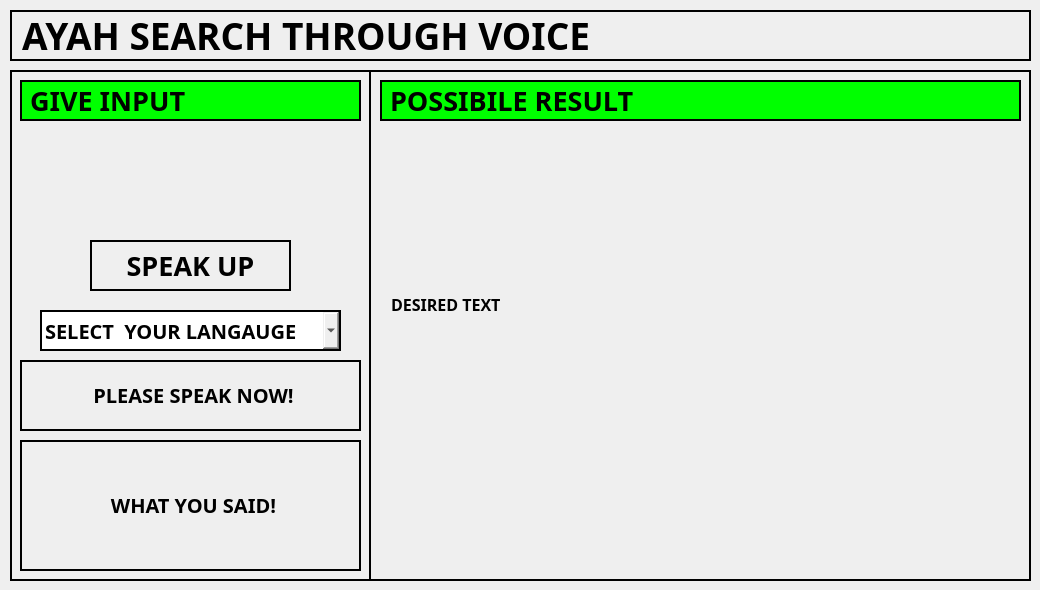
    <widget class="QWidget" name="page_4">
     <widget class="QLabel" name="label_3">
      <property name="geometry">
       <rect>
        <x>10</x>
        <y>10</y>
        <width>1021</width>
        <height>51</height>
       </rect>
      </property>
      <property name="font">
       <font>
        <family>Bahnschrift Condensed</family>
        <pointsize>28</pointsize>
        <weight>75</weight>
        <bold>true</bold>
       </font>
      </property>
      <property name="styleSheet">
       <string notr="true">border:2px solid black;</string>
      </property>
      <property name="text">
       <string>AYAH SEARCH THROUGH VOICE</string>
      </property>
     </widget>
     <widget class="QFrame" name="frame_3">
      <property name="geometry">
       <rect>
        <x>10</x>
        <y>70</y>
        <width>1021</width>
        <height>511</height>
       </rect>
      </property>
      <property name="styleSheet">
       <string notr="true">border:2px solid;</string>
      </property>
      <property name="frameShape">
       <enum>QFrame::StyledPanel</enum>
      </property>
      <property name="frameShadow">
       <enum>QFrame::Raised</enum>
      </property>
      <widget class="QFrame" name="frame_4">
       <property name="geometry">
        <rect>
         <x>0</x>
         <y>0</y>
         <width>361</width>
         <height>511</height>
        </rect>
       </property>
       <property name="styleSheet">
        <string notr="true">border:2px solid;</string>
       </property>
       <property name="frameShape">
        <enum>QFrame::StyledPanel</enum>
       </property>
       <property name="frameShadow">
        <enum>QFrame::Raised</enum>
       </property>
       <widget class="QLabel" name="label_14">
        <property name="geometry">
         <rect>
          <x>10</x>
          <y>10</y>
          <width>341</width>
          <height>41</height>
         </rect>
        </property>
        <property name="font">
         <font>
          <family>Bahnschrift Condensed</family>
          <pointsize>20</pointsize>
          <weight>75</weight>
          <bold>true</bold>
         </font>
        </property>
        <property name="styleSheet">
         <string notr="true">border:2px solid black;
background-color: rgb(0, 255, 0);</string>
        </property>
        <property name="text">
         <string>GIVE INPUT </string>
        </property>
       </widget>
       <widget class="QLabel" name="ayah_speak">
        <property name="geometry">
         <rect>
          <x>10</x>
          <y>290</y>
          <width>341</width>
          <height>71</height>
         </rect>
        </property>
        <property name="font">
         <font>
          <family>Bahnschrift</family>
          <pointsize>15</pointsize>
          <weight>75</weight>
          <bold>true</bold>
         </font>
        </property>
        <property name="styleSheet">
         <string notr="true"/>
        </property>
        <property name="text">
         <string>&lt;html&gt;&lt;head/&gt;&lt;body&gt;&lt;p align=&quot;center&quot;&gt;PLEASE SPEAK NOW!&lt;/p&gt;&lt;/body&gt;&lt;/html&gt;</string>
        </property>
       </widget>
       <widget class="QLabel" name="ayah_what_you_said">
        <property name="geometry">
         <rect>
          <x>10</x>
          <y>370</y>
          <width>341</width>
          <height>131</height>
         </rect>
        </property>
        <property name="font">
         <font>
          <family>Bahnschrift</family>
          <pointsize>15</pointsize>
          <weight>75</weight>
          <bold>true</bold>
         </font>
        </property>
        <property name="styleSheet">
         <string notr="true">border:2px solid black;</string>
        </property>
        <property name="text">
         <string>&lt;html&gt;&lt;head/&gt;&lt;body&gt;&lt;p align=&quot;center&quot;&gt;WHAT YOU SAID!&lt;/p&gt;&lt;/body&gt;&lt;/html&gt;</string>
        </property>
       </widget>
       <widget class="QComboBox" name="combobox_ayah">
        <property name="geometry">
         <rect>
          <x>30</x>
          <y>240</y>
          <width>301</width>
          <height>41</height>
         </rect>
        </property>
        <property name="font">
         <font>
          <family>Bahnschrift</family>
          <pointsize>15</pointsize>
          <weight>75</weight>
          <bold>true</bold>
         </font>
        </property>
        <item>
         <property name="text">
          <string>SELECT  YOUR LANGAUGE</string>
         </property>
        </item>
        <item>
         <property name="text">
          <string>ARABIC</string>
         </property>
        </item>
        <item>
         <property name="text">
          <string>URDU</string>
         </property>
        </item>
        <item>
         <property name="text">
          <string>ENGLISH</string>
         </property>
        </item>
       </widget>
       <widget class="QPushButton" name="ayah_search_button">
        <property name="geometry">
         <rect>
          <x>80</x>
          <y>170</y>
          <width>201</width>
          <height>51</height>
         </rect>
        </property>
        <property name="font">
         <font>
          <family>Bahnschrift Condensed</family>
          <pointsize>20</pointsize>
          <weight>75</weight>
          <bold>true</bold>
         </font>
        </property>
        <property name="text">
         <string>SPEAK UP</string>
        </property>
       </widget>
      </widget>
      <widget class="QLabel" name="label_16">
       <property name="geometry">
        <rect>
         <x>370</x>
         <y>10</y>
         <width>641</width>
         <height>41</height>
        </rect>
       </property>
       <property name="font">
        <font>
         <family>Bahnschrift Condensed</family>
         <pointsize>20</pointsize>
         <weight>75</weight>
         <bold>true</bold>
        </font>
       </property>
       <property name="styleSheet">
        <string notr="true">border:2px solid black;
background-color: rgb(0, 255, 0);</string>
       </property>
       <property name="text">
        <string>POSSIBILE RESULT</string>
       </property>
      </widget>
      <widget class="QLabel" name="ayah_matched_result">
       <property name="geometry">
        <rect>
         <x>370</x>
         <y>70</y>
         <width>631</width>
         <height>401</height>
        </rect>
       </property>
       <property name="font">
        <font>
         <family>Bahnschrift Condensed</family>
         <pointsize>16</pointsize>
         <weight>75</weight>
         <bold>true</bold>
        </font>
       </property>
       <property name="styleSheet">
        <string notr="true">border:none;
padding:5px;</string>
       </property>
       <property name="text">
        <string>&lt;html&gt;&lt;head/&gt;&lt;body&gt;&lt;p align=&quot;justify&quot;&gt;&lt;span style=&quot; font-family:'Times New Roman'; font-size:16px; color:#000000;&quot;&gt;DESIRED TEXT&lt;/span&gt;&lt;/p&gt;&lt;p align=&quot;justify&quot;&gt;&lt;br/&gt;&lt;/p&gt;&lt;/body&gt;&lt;/html&gt;</string>
       </property>
       <property name="wordWrap">
        <bool>true</bool>
       </property>
      </widget>
     </widget>
    </widget>
